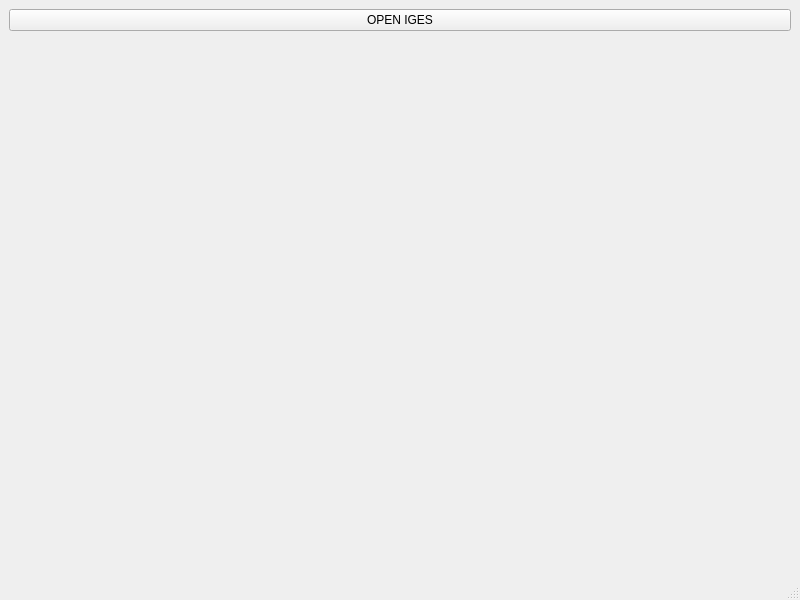
<?xml version="1.0" encoding="UTF-8"?>
<ui version="4.0">
 <class>MainWindow</class>
 <widget class="QMainWindow" name="MainWindow">
  <property name="geometry">
   <rect>
    <x>0</x>
    <y>0</y>
    <width>800</width>
    <height>600</height>
   </rect>
  </property>
  <property name="windowTitle">
   <string>MainWindow</string>
  </property>
  <widget class="QWidget" name="centralwidget">
   <layout class="QGridLayout" name="gridLayout">
    <item row="1" column="0">
     <widget class="QWidget" name="viewerHost" native="true"/>
    </item>
    <item row="0" column="0">
     <widget class="QPushButton" name="btnOpenIges">
      <property name="text">
       <string>OPEN IGES</string>
      </property>
     </widget>
    </item>
   </layout>
  </widget>
  <widget class="QMenuBar" name="menubar">
   <property name="geometry">
    <rect>
     <x>0</x>
     <y>0</y>
     <width>800</width>
     <height>21</height>
    </rect>
   </property>
  </widget>
  <widget class="QStatusBar" name="statusbar"/>
 </widget>
 <resources/>
 <connections/>
</ui>
